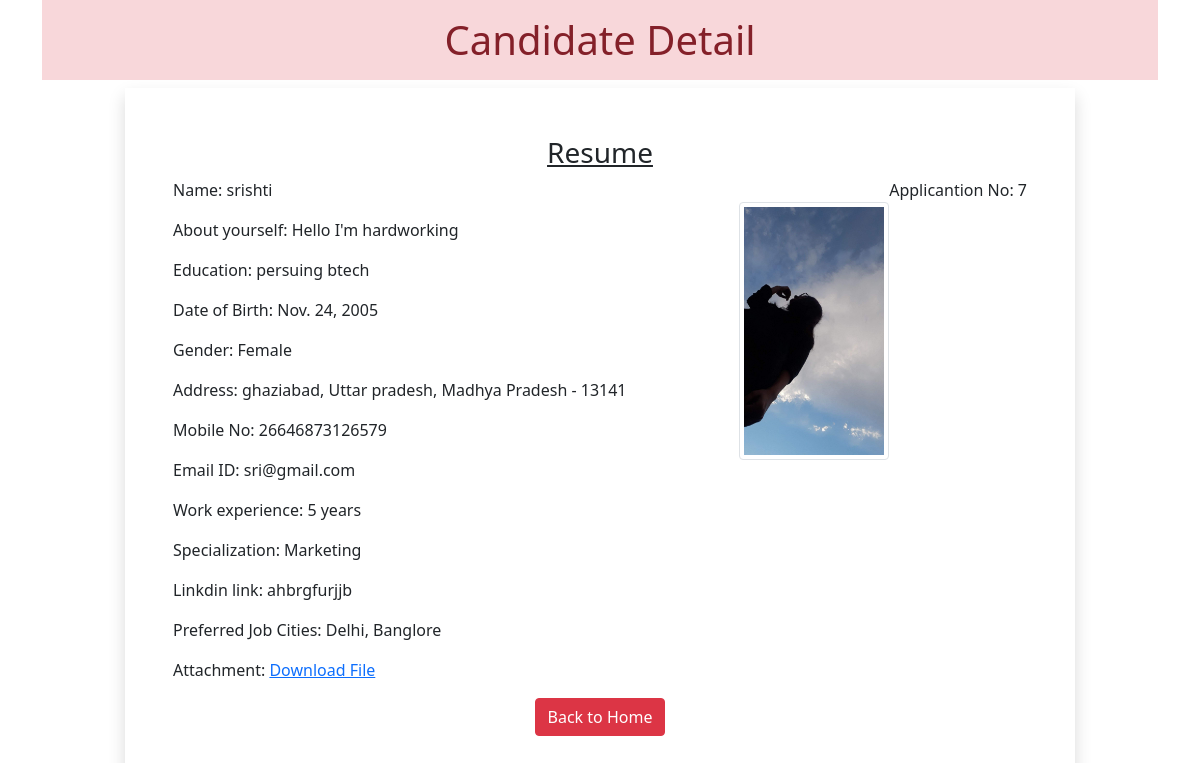
/7, run on the app's committed database.
### app/models.py (models this page shows)
class Resume(models.Model):
 name = models.CharField(max_length=100)
 About_yourself = models.CharField(max_length=200,null=True)
 education= models.CharField(max_length=100,null=True)
 dob = models.DateField(auto_now=False, auto_now_add=False)
 gender = models.CharField(max_length=100)
 locality = models.CharField(max_length=100)
 city = models.CharField(max_length=100)
 pin = models.PositiveIntegerField()
 state = models.CharField(choices=STATE_CHOICE, max_length=50)
 mobile = models.PositiveIntegerField()
 email = models.EmailField()
 Work_experience=models.CharField(max_length=100,null=True)
 Specialization = models.CharField(choices=Specialization, max_length=50,null=True)
 linkdin_link = models.CharField(max_length=100,null=True)
 job_city = models.CharField(max_length=50)
 profile_image = models.ImageField(upload_to='profileimg', blank=True)
 my_file = models.FileField(upload_to='doc', blank=True)

### app/views.py (the view)
# urls.py: path('<int:pk>', views.CandidateView.as_view(), name='candidate')
class CandidateView(View):
 def get(self, request, pk):
  candidate = Resume.objects.get(pk=pk)
  return render(request, 'candidate.html', {'candidate':candidate})

### app/templatetags/myfilter.py (called while the page is built)
@register.filter(name='remove_special')
def remove_chars(value, arg):
 for character in arg:
  value = value.replace(character, "")
 return value

### app/templates/candidate.html (shortened to what this page needs)
<!DOCTYPE html>
{% load myfilter %}
<html lang="en">
<head>
  <link href="https://cdn.jsdelivr.net/npm/bootstrap@5.0.0-beta2/dist/css/bootstrap.min.css" rel="stylesheet">
</head>
<body>
  <div class="container">
   <h1 class="alert-danger text-center p-3">Candidate Detail</h1>
   <div class="row">
    <div class="col-sm-10 shadow p-5 offset-sm-1">
     <h3 class="text-center"><u>Resume</u></h3>
     <p class="float-end">Applicantion No: {{candidate.id}}</p>
     <img src="{{candidate.profile_image.url}}" alt="" class="img-fluid img-thumbnail float-end mt-4" width="150" height="150">
     <p>Name: {{candidate.name}}</p>
     <p>About yourself: {{candidate.About_yourself}}</p>
     <p>Education: {{candidate.education}}</p>
     <p>Date of Birth: {{candidate.dob}}</p>
     <p>Gender: {{candidate.gender}}</p>
     <p>Address: {{candidate.locality}}, {{candidate.city}}, {{candidate.state}} - {{candidate.pin}}</p>
     <p>Mobile No: {{candidate.mobile}}</p>
     <p>Email ID: {{candidate.email}}</p>
     <p>Work experience: {{candidate.Work_experience}}</p>
     <p>Specialization: {{candidate.Specialization}}</p>
     <p>Linkdin link: {{candidate.linkdin_link}}</p>
     <p>Preferred Job Cities: {{candidate.job_city|remove_special:"[]'"}}</p>
     <p>Attachment: <a href="{{candidate.my_file.url}}">Download File</a></p>
    <div class="text-center">
     <a href="/" class="btn btn-danger">Back to Home</a>
    </div>
    </div>
   </div>
  </div>
</body>
</html>

### data on the page
Resume: id "7", profile_image (picture), name "srishti", About_yourself "Hello I'm hardworking", education "persuing btech", dob "Nov. 24, 2005", gender "Female", locality "ghaziabad", city "Uttar pradesh", state "Madhya Pradesh", pin "13141", mobile "26646873126579", email "sri@gmail.com", Work_experience "5 years", Specialization "Marketing", linkdin_link "ahbrgfurjjb", job_city|remove_special "Delhi, Banglore"
